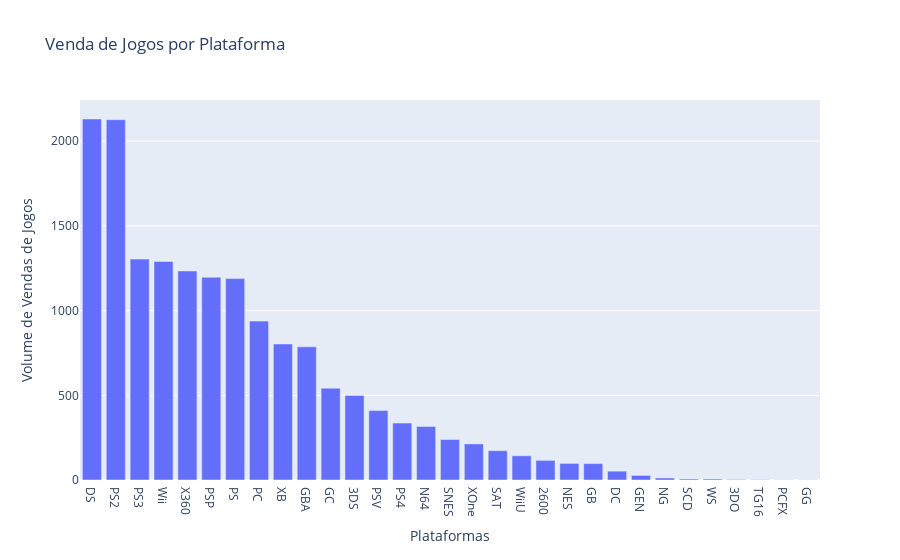

Notebook source saved alongside this figure:
### Code cell
# Exibindo os dados em forma de gráfico
x = df.groupby(['Platform'])['Platform'].count().sort_values(ascending=False).index
y = df.groupby(['Platform'])['Platform'].count().sort_values(ascending=False)

fig = px.bar(x=x, y=y,
                 labels={
                     "y": "Volume de Vendas de Jogos",
                     "x": "Plataformas"
                 },
                 title='Venda de Jogos por Plataforma')
fig.show()

### Figure 1 — Plotly figure (JSON) as saved in the notebook; plotly's stock layout.template omitted (floating-point values rounded to 4 significant figures)
{"data": [{"alignmentgroup": "True", "hovertemplate": "Plataformas=%{x}<br>Volume de Vendas de Jogos=%{y}<extra></extra>", "legendgroup": "", "marker": {"color": "#636efa", "pattern": {"shape": ""}}, "name": "", "offsetgroup": "", "orientation": "v", "showlegend": false, "textposition": "auto", "type": "bar", "x": ["DS", "PS2", "PS3", "Wii", "X360", "PSP", "PS", "PC", "XB", "GBA", "GC", "3DS", "PSV", "PS4", "N64", "SNES", "XOne", "SAT", "WiiU", "2600", "NES", "GB", "DC", "GEN", "NG", "SCD", "WS", "3DO", "TG16", "PCFX", "GG"], "xaxis": "x", "y": [2131, 2127, 1304, 1290, 1234, 1197, 1189, 938, 803, 786, 542, 499, 410, 336, 316, 239, 213, 173, 143, 116, 98, 97, 52, 27, 12, 6, 6, 3, 2, 1, 1], "yaxis": "y"}], "layout": {"barmode": "relative", "legend": {"tracegroupgap": 0}, "title": {"text": "Venda de Jogos por Plataforma"}, "xaxis": {"anchor": "y", "domain": [0, 1], "title": {"text": "Plataformas"}}, "yaxis": {"anchor": "x", "domain": [0, 1], "title": {"text": "Volume de Vendas de Jogos"}}}}
